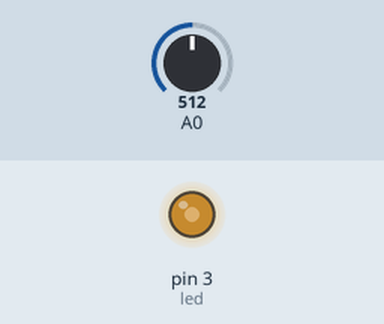
Recording of a sketch running on a simulated Arduino Uno, built with avr-gcc and run on an emulated ATmega328P. Shown: output pins drawn as LEDs (lit = HIGH). The inputs (shaded band) are chosen by the test bench; at power-on: A0 = 512.

Above: at 1.2 s.
1.3 s: A0 set to 716
At 2.5 s:
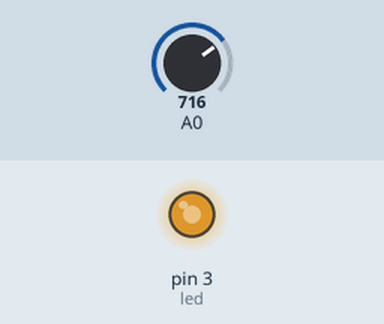
2.8 s: A0 set to 900
At 4.0 s:
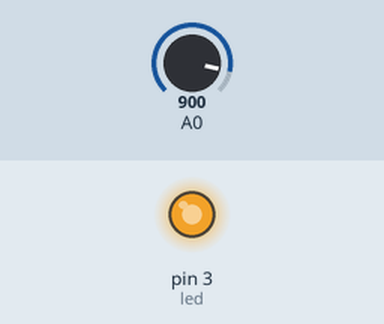
4.3 s: A0 set to 122
At 4.9 s:
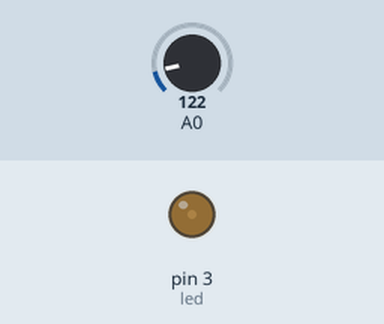
5.8 s: A0 set to 0
At 6.4 s:
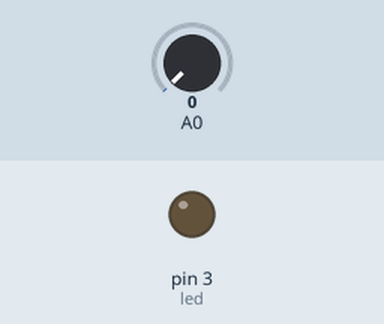
Timing chart, 0 to 8.3 s (numbered marks = the images above; inputs shaded):
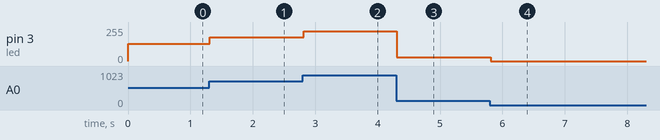

Measured:
- after the input at 1.3 s, pin 3 (led): 128/255 → 179/255 at once
- after the input at 2.8 s, pin 3 (led): 179/255 → 225/255 at once
- after the input at 4.3 s, pin 3 (led): 225/255 → 30/255 at once
- after the input at 5.8 s, pin 3 (led): 30/255 → 0/255 at once

The sketch:

AnalogDim.ino
```cpp
int led = 3;
int brightness = 0;
int fadeAmount = 5;
void setup() {
  pinMode(led, OUTPUT);
  Serial.begin(9600);
}

void loop(){
  int pot_in = analogRead(A0);
  analogWrite(led, pot_in/4);
  delay(20);
}
```
